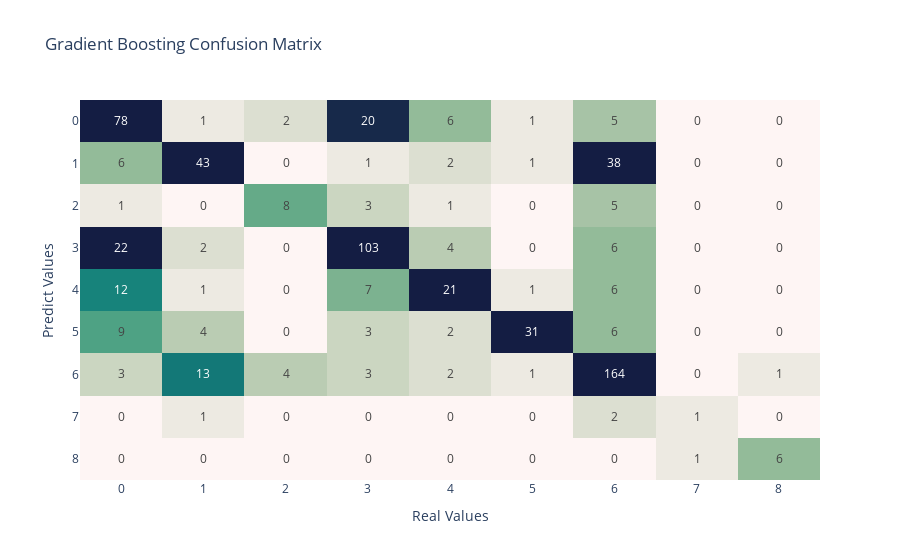

The cell this chart's notebook holds for it:
### Code cell
cm = confusion_matrix(y_test, GB_best_predict)

fig = px.imshow(cm, text_auto=True, aspect='auto', title='Gradient Boosting Confusion Matrix', 
                range_color=[0, 21], color_continuous_scale='tempo')
fig.update(layout_coloraxis_showscale=False)
fig.update_layout(xaxis=dict(title='Real Values'), yaxis=dict(title='Predict Values'))
fig.show()

### Figure 1 — Plotly figure (JSON) as saved in the notebook; plotly's stock layout.template omitted (floating-point values rounded to 4 significant figures)
{"data": [{"coloraxis": "coloraxis", "hovertemplate": "x: %{x}<br>y: %{y}<br>color: %{z}<extra></extra>", "name": "0", "texttemplate": "%{z}", "type": "heatmap", "xaxis": "x", "yaxis": "y", "z": [[78, 1, 2, 20, 6, 1, 5, 0, 0], [6, 43, 0, 1, 2, 1, 38, 0, 0], [1, 0, 8, 3, 1, 0, 5, 0, 0], [22, 2, 0, 103, 4, 0, 6, 0, 0], [12, 1, 0, 7, 21, 1, 6, 0, 0], [9, 4, 0, 3, 2, 31, 6, 0, 0], [3, 13, 4, 3, 2, 1, 164, 0, 1], [0, 1, 0, 0, 0, 0, 2, 1, 0], [0, 0, 0, 0, 0, 0, 0, 1, 6]]}], "layout": {"coloraxis": {"cmax": 21, "cmin": 0, "colorscale": [[0, "rgb(254, 245, 244)"], [0.09091, "rgb(222, 224, 210)"], [0.1818, "rgb(189, 206, 181)"], [0.2727, "rgb(153, 189, 156)"], [0.3636, "rgb(110, 173, 138)"], [0.4545, "rgb(65, 157, 129)"], [0.5455, "rgb(25, 137, 125)"], [0.6364, "rgb(18, 116, 117)"], [0.7273, "rgb(25, 94, 106)"], [0.8182, "rgb(28, 72, 93)"], [0.9091, "rgb(25, 51, 80)"], [1, "rgb(20, 29, 67)"]], "showscale": false}, "title": {"text": "Gradient Boosting Confusion Matrix"}, "xaxis": {"anchor": "y", "domain": [0, 1], "title": {"text": "Real Values"}}, "yaxis": {"anchor": "x", "autorange": "reversed", "domain": [0, 1], "title": {"text": "Predict Values"}}}}
